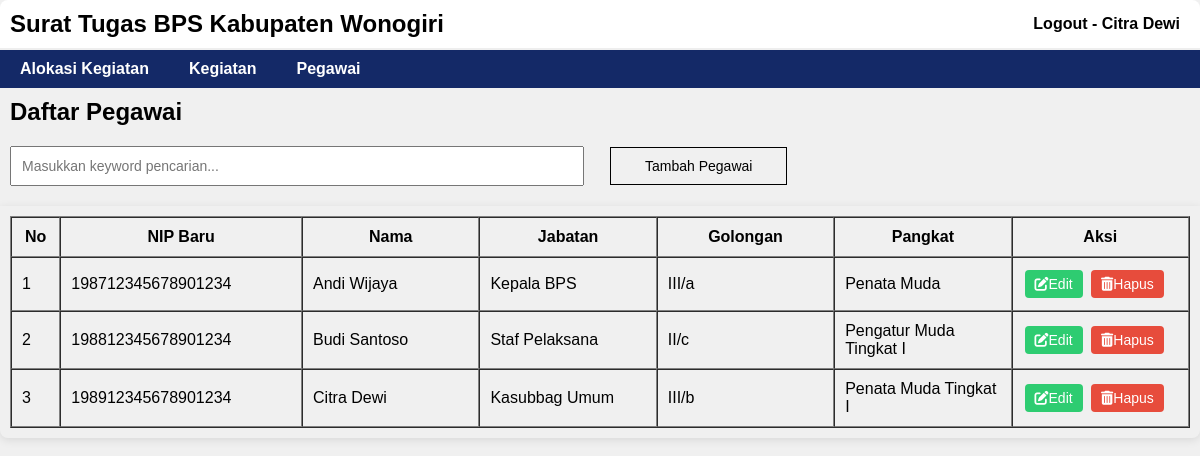
Page /pegawai.php (signed in) on the committed database.
### tables this page shows
CREATE TABLE `pegawai` (
  `id` int(11) NOT NULL,
  `nip` varchar(20) NOT NULL,
  `nip_lama` varchar(20) DEFAULT NULL,
  `nama` varchar(255) DEFAULT NULL,
  `jabatan` varchar(50) DEFAULT NULL,
  `golongan` varchar(10) DEFAULT NULL,
  `pangkat` varchar(50) DEFAULT NULL,
  `username` varchar(50) DEFAULT NULL,
  `password` varchar(50) DEFAULT NULL,
  `level` varchar(255) DEFAULT NULL
);

### pegawai.php (the view, shortened to what this page needs)
<?php
include_once("db_connection.php");
$nip = $_SESSION["nip"];
$keyword = isset($_GET['keyword']) ? $_GET['keyword'] : '';
if ($_SESSION['level'] == "Administrator") {
    if ($keyword) {
        $result = mysqli_query($conn, "SELECT * FROM pegawai WHERE nama LIKE '%$keyword%' OR nip LIKE '%$keyword%' OR jabatan LIKE '%$keyword%' ORDER BY nama");
    } else {
        $result = mysqli_query($conn, "SELECT * FROM pegawai ORDER BY nama");
    }
} else {
    $result = mysqli_query($conn, "SELECT * FROM pegawai WHERE nip='$nip'");
}
?>
<!DOCTYPE html>
<html lang="en">
<head>
    <link rel="stylesheet" href="styles.css">
    <link rel="stylesheet" href="https://cdnjs.cloudflare.com/ajax/libs/font-awesome/6.0.0-beta3/css/all.min.css" />
</head>
<body>
    <?php include 'header.php'; ?>
    <div class="container">
        <div class="title">
            <h1>Daftar Pegawai</h1>
        </div>
        <div class="row">
            <div class="cari">
                <input type="text" name="keyword" id="keyword" placeholder="Masukkan keyword pencarian..." autocomplete="off" onkeyup="searchPegawai()">
            </div>
            <div class="tambah">
                <a href="pegawai_tambah.php" class="hero-btn">Tambah Pegawai</a>
            </div>
        </div>
        <main>
            <table border="1" cellpadding="10" cellspacing="0">
                <thead>
                    <tr>
                        <th width='1%'>No</th>
                        <th width='10%'>NIP Baru</th>
                        <th width='10%'>Nama</th>
                        <th width='10%'>Jabatan</th>
                        <th width='10%'>Golongan</th>
                        <th width='10%'>Pangkat</th>
                        <th width='10%'>Aksi</th>
                    </tr>
                </thead>
                <tbody id="pegawai-table">
                    <?php
                    if ($result->num_rows > 0) {
                        $id = 1;
                        while ($row = $result->fetch_assoc()) {
                            echo "<tr>";
                            echo "<td>" . $id++ . "</td>";
                            echo "<td>" . htmlspecialchars($row['nip']) . "</td>";
                            echo "<td>" . htmlspecialchars($row['nama']) . "</td>";
                            echo "<td>" . htmlspecialchars($row['jabatan']) . "</td>";
                            echo "<td>" . htmlspecialchars($row['golongan']) . "</td>";
                            echo "<td>" . htmlspecialchars($row['pangkat']) . "</td>";
                            echo "<td>";
                            echo "<a href='pegawai_ubah.php?id=" . $row['id'] . "' class='btn-edit'><i class='fas fa-edit'></i> Edit</a> ";
                            echo "<a href='#' class='btn-delete' onclick='deletePegawai(" . $row['id'] . "); return false;'><i class='fas fa-trash-alt'></i> Hapus</a>";
                            echo "</td>";
                            echo "</tr>";
                        }
                    } else {
                        echo "<tr><td colspan='9'>Tidak ada pegawai yang tersedia.</td></tr>";
                    }
                    ?>
                </tbody>
            </table>
        </main>
    </div>
</body>
</html>

### header.php
<header>
        <h1>Surat Tugas BPS Kabupaten Wonogiri</h1>
        <div class="user-profile">
            <span><a href='logout.php'>Logout - <?php echo $_SESSION["user"]; ?></a></span>
        </div>
    </header>
<nav>
    <ul>
        <li><a href="index.php">Alokasi Kegiatan</a></li>
        <?php
        if ($_SESSION['level'] == "Administrator") {
            echo "<li><a href='kegiatan.php'>Kegiatan</a></li>";
            echo "<li><a href='pegawai.php'>Pegawai</a></li>";
        }
        ?>
    </ul>
</nav>

### styles.css (style rules this page uses)
body { font-family: Arial, sans-serif; margin: 0; padding: 0; background-color: #f0f0f0; justify-content: center; align-items: center; }
header { display: flex; background-color: white; justify-content: space-between; padding: 10px 10px; border-bottom: 2px solid #eee; border-radius: 8px 8px 0 0; }
.title { display: flex; justify-content: space-between; padding: 10px; align-items: center; }
main { flex: 1; padding: 10px; border-radius: 0 0 8px 8px; box-shadow: 0 2px 10px rgba(0, 0, 0, 0.1); margin-top: 10px; }
h1 { margin: 0; font-size: 24px; }
.user-profile { display: flex; align-items: center; }
.user-profile span a { margin-right: 10px; font-size: 16px; color: black; text-decoration: none; font-weight: bold; }
nav { background-color: #142967; }
nav ul { display: flex; list-style: none; padding: 0; margin: 0; }
nav ul li { padding: 10px 20px; color: #fff; cursor: pointer; }
nav ul li a { text-decoration: none; color: white; font-weight: bold; }
.row { display: flex; align-items: center; padding: 0; align-items: baseline; flex-direction: row; align-content: center; flex-wrap: wrap; width: 100%; }
.cari, .tambah { flex: 1; margin: 10px; }
.cari input { width: 550px; padding: 10px; font-size: 14px; }
.hero-btn { text-decoration: none; color: black; border: 1px solid black; padding: 10px 34px; font-size: 14px; background: transparent; }
.btn-delete { background-color: #e74c3c; color: white; }
.btn-edit, .btn-delete { text-decoration: none; padding: 6px 10px; border-radius: 4px; color: #fff; display: inline-flex; align-items: center; justify-content: center; transition: background-color 0.3s; font-size: 14px; margin: 2px; }
.btn-edit { background-color: #2ecc71; }
.btn-delete { background-color: #e74c3c; }

### rows in the picture
pegawai: nip "198712345678901234", nama "Andi Wijaya", jabatan "Kepala BPS", golongan "III/a", pangkat "Penata Muda"
pegawai: nip "198812345678901234", nama "Budi Santoso", jabatan "Staf Pelaksana", golongan "II/c", pangkat "Pengatur Muda Tingkat I"
pegawai: nip "198912345678901234", nama "Citra Dewi", jabatan "Kasubbag Umum", golongan "III/b", pangkat "Penata Muda Tingkat I"

### other values in the picture
$_SESSION["user"] "Citra Dewi"
